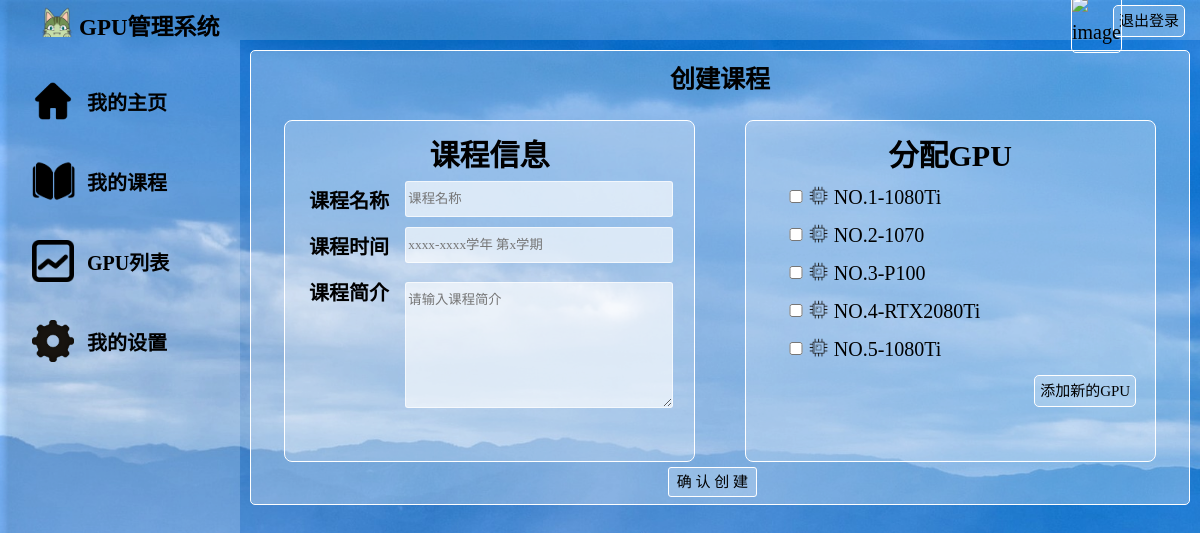
The page /new_courses/ on the database its author committed.
### watchlist/models.py (models this page shows)
class GPU(db.Model):
    __tablename__ = 'GPU'
    id = db.Column(db.Integer, primary_key=True)    # id（主键）
    name = db.Column(db.String(30))                 # gpu的名称
    info = db.Column(db.String(1000))               # gpu是否空闲
    ip = db.Column(db.String(20))                  # ip
    port = db.Column(db.Integer)                 # port
    username = db.Column(db.String(40))             # username
    password = db.Column(db.String(40))             # password

### watchlist/views.py (the view)
@app.route('/new_courses/', methods=['GET', 'POST'])
def new_courses():
    gpus = GPU.query.all()
    return render_template('new_courses.html',gpus=gpus)

### watchlist/__init__.py (called while the page is built)
@app.context_processor
def inject_user():
    from watchlist.models import User
    user = User.query.first()
    return dict(user=user)

### watchlist/templates/new_courses.html (shortened to what this page needs)
<!DOCTYPE html>
<html lang="en">
<head>
	<link rel="stylesheet" href="/static/style.css" />
</head>
<body>
	<div id="container">
		<div id="header">
			<div id="logo">
				<img src="/static/pic/logo.png" alt="">
				<span>GPU管理系统</span>
			</div>
			<div id="other">
				<form form method="POST" action="/logout/">
					<a id="login_out" href="/logout/" class="button">退出登录</a>
					<div id="user_img">
						<img src="{{ current_user.pic_path }}" alt="image">
					</div>
					<div id="user_name">
					</div>
				</form>
			</div>
		</div>
		<div id="main">
			<div id="aside">
				<br>
				<div id="Home Page">
					<div class="asidepic">
						<img src="/static/pic/home.png" alt="">
					</div>
					<div class="asidechoices">
						<a href="/index_teacher/">我的主页</a>
					</div>
				</div>
				<div id="My courses">
					<div class="asidepic">
						<img src="/static/pic/courses.png" alt="">
					</div>
					<div class="asidechoices">
						<a href="/my_courses_teacher/">我的课程</a>
					</div>
				</div>
				<div id="Process">
					<div class="asidepic">
						<img src="/static/pic/process.png" alt="">
					</div>
					<div class="asidechoices">
						<a href="/process_teacher/">GPU列表</a>
					</div>
				</div>
				<div id="Settings">
					<div class="asidepic">
						<img src="/static/pic/settings.png" alt="">
					</div>
					<div class="asidechoices">
						<a href="/settings_teacher/">我的设置</a>
					</div>
				</div>
			</div>
			<div id="content">
				<form method="POST" action="/my_courses_teacher/">
					<div id="notice_xxx">
						<p>创建课程</p>
						<div id="课程信息" class="new_course_box">
							<h2 style="text-align:center;margin-top:-10px;">课程信息</h2>
							<table>
								<tr>
									<th>课程名称</th>
									<td>
										<input type="text" name="course_name" placeholder="课程名称" style="width:99%;">
									</td>
								</tr>
								<tr>
									<th>课程时间</th>
									<td>
										<input type="text" name="time" placeholder="xxxx-xxxx学年 第x学期"
											style="width:99%;">
									</td>
								</tr>
								<tr>
									<th>课程简介</th>
									<td></td>
								</tr>
								<tr>
									<th></th>
									<td>
										<textarea name="intro" style="overflow:auto;height:120px;width:99%;margin-top:-35px;" placeholder="请输入课程简介"></textarea>
									</td>
								</tr>
							</table>
						</div>
						<div id="选择GPU" class="new_course_box">
							<h2 style="text-align:center;margin-top:-10px;margin-bottom:5px;">分配GPU</h2>
							{% for g in gpus %}
							<div id="添加GPU" class="new_course_gpu_box">
								<input type="checkbox" name="gpu-{{g['name']}}" style="float:left;margin-top:10px;">
								<div class="index_img" style="margin-left:-8px;">
									<img src="/static/pic/gpu.png" alt="">
								</div>
								<span>{{g['name']}}</span>
							</div>
							{% endfor %}
							<div id="添加GPU" class="new_course_gpu_box">
								<a id="new_notice_submit" href="/new_gpus/" class="button" style="float: right;margin-right:-5px;">
									添加新的GPU
								</a>
							</div>
						</div>
						<div align="center">
							<input type="submit" name="submit_button" class="new_course_button" value="确 认 创 建">
						</div>
					</div>
				</form>
			</div>
		</div>
	</div>
</body>
</html>

### watchlist/static/style.css (style rules this page uses)
* { margin: 0; padding: 0; font-family: "阿里巴巴普惠体", "微软雅黑"; color: black; }
html { height: 100%; background:url("pic/bg.gif") repeat-y; background-size: cover; }
#container { margin: 0; height: 100%; }
#header { height: 40px; width: 100%; position: fixed; z-index: 1000;left: 0; top: 0; }
#login_out { height: 30px; padding: 0 5px; margin:5px 15px 6px 2px; font-size:15px; line-height: 30px; float:right; background: rgba(255, 255, 255, 0.2); color:black; text-decoration: none; border:1px solid white; border-radius: 5px; }
#user_img { margin-top: 5px; margin-right: -40px padding-top: -50px; float: right; margin: 10px; height: 30px; width: 30px; }
#user_img img { margin-top:-15px; width: 95%; height:95%; border: 1px solid white; border-radius: 5px; }
#user_name { width: 80px; height: 88%; float: right; margin:1px -10px 1px 0; padding: 1px; color: black; text-align: right; }
#logo { height: 100%; width: 20%; float: left; background: rgba(255, 255, 255, 0.2); }
#logo img { float: left; margin-left: 40px; height: 85%; margin-top: 3px; }
#logo span { float: left; margin-left: 5px; margin-top: 8px; font-weight: bold; font-size: 23px; }
#other { height: 100%; width: 80%; float: left; background: rgba(255, 255, 255, 0.2); text-align: right; line-height: 40px; font-size: 20px; color: black; }
#main { height: auto; }
#aside { margin-top: 40px; float: left; width: 20%; height: 100%; background: rgba(255, 255, 255, 0.2); position: fixed; }
#aside div { height: 60px; margin: auto; text-align: left; margin-left: 5px; padding: 10px; }
#aside a { text-decoration: none; text-align: center; font-size: 20px; line-height: 50px; height: 60px; color: black; margin: 5px; padding: 2px; font-weight: bold; }
.asidepic { height: 80%; width: 25px; float: left; line-height: 100%; }
.asidepic img { height: 70%; margin: 2px; }
.asidechoices { height: 80%; float: left; margin:2px; padding: 2px; }
#content { float: right; width: 80%; height: 100%; overflow: auto; margin-top:40px; }
.index_img { height: 1.5em; float: left; line-height: 100%; }
.index_img img { height: 70%; margin: 5px; }
#notice_xxx { height: 80%; padding: 8px; padding-bottom: 2px; margin: 10px; font-size: 20px; float: auto; clear: both; border: 1px solid white; background: rgba(255, 255, 255, 0.3); border-radius: 5px; overflow: auto; }
#notice_xxx p { text-align: center; font-size: 25px; font-weight: bold; }
#notice_xxx a { float:left; text-decoration: none; height: 30px; padding: 0 5px; margin:5px 15px 6px 10px; font-size:15px; line-height: 30px; background: rgba(255, 255, 255, 0.2); color:black; text-decoration: none; border:1px solid white; border-radius: 5px; }
#notice_xxx span { text-align: center; font-size: 20px; }
#new_notice_submit { float: right; padding:2px 5px; margin:1px; font-size:15px; background: rgba(255, 255, 255,0.9); color:black; border-radius: 3px; text-decoration: none; border:1px solid grey; }
.new_course_box { height: 300px; width: 40%; float: left; margin: 25px; border: 1px solid white; background: rgba(255, 255, 255, 0.2); padding: 20px; font-size: 20px; border-radius: 8px; overflow: auto; }
.new_course_box input { width:30px; line-height: 30px; background: rgba(255,255,255,0.65); border:1px solid rgba(255,255,255,0.65); border-radius: 3px; padding:2px; }
.new_course_box textarea { width:30px; line-height: 30px; background: rgba(255,255,255,0.65); border:1px solid rgba(255,255,255,0.65); border-radius: 3px; padding:2px; }
.new_course_box th,td { padding:2px; text-align: justify; width:200px; justify-content:space-between; }
.new_course_box th { width:100px; }
.new_course_box td { width:300px; }
.new_course_button { margin: -20px 46% 5px 0; height: 30px; padding: 1px 8px; float: right; font-size:15px; line-height: 100%; background: rgba(255, 255, 255, 0.2); color:black; text-decoration: none; border:1px solid white; border-radius: 3px; }
.new_course_gpu_box { width:95%; height:35px; line-height: 35px; margin:3px; margin-left:15px; }
#new_gpu_table th,td { padding:2px; text-align: justify; height:40px; width:200px; justify-content:space-between; }

### rows shown on the page
GPU: name "NO.1-1080Ti"
GPU: name "NO.2-1070"
GPU: name "NO.3-P100"
GPU: name "NO.4-RTX2080Ti"
GPU: name "NO.5-1080Ti"
